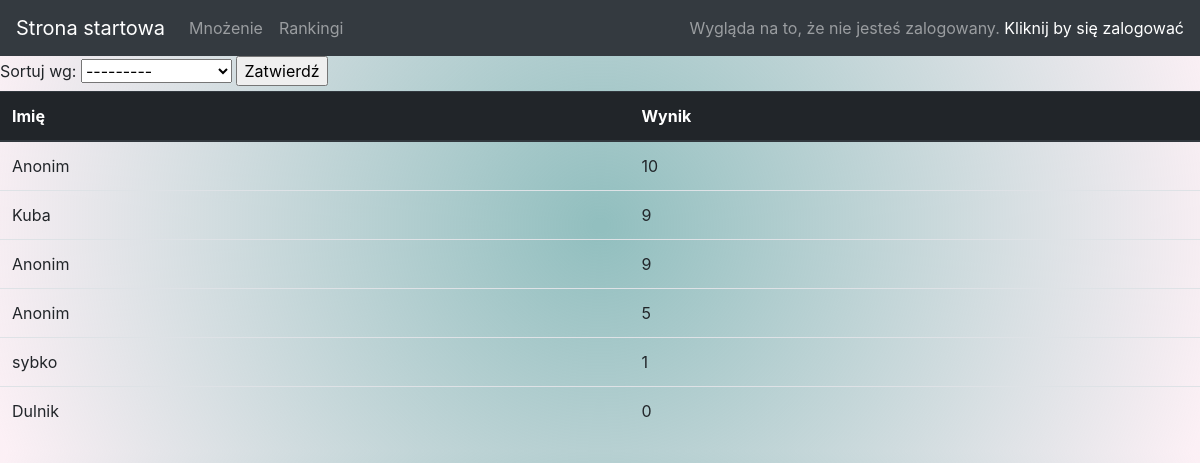
The page /ranking10/ on the database as committed earlier.
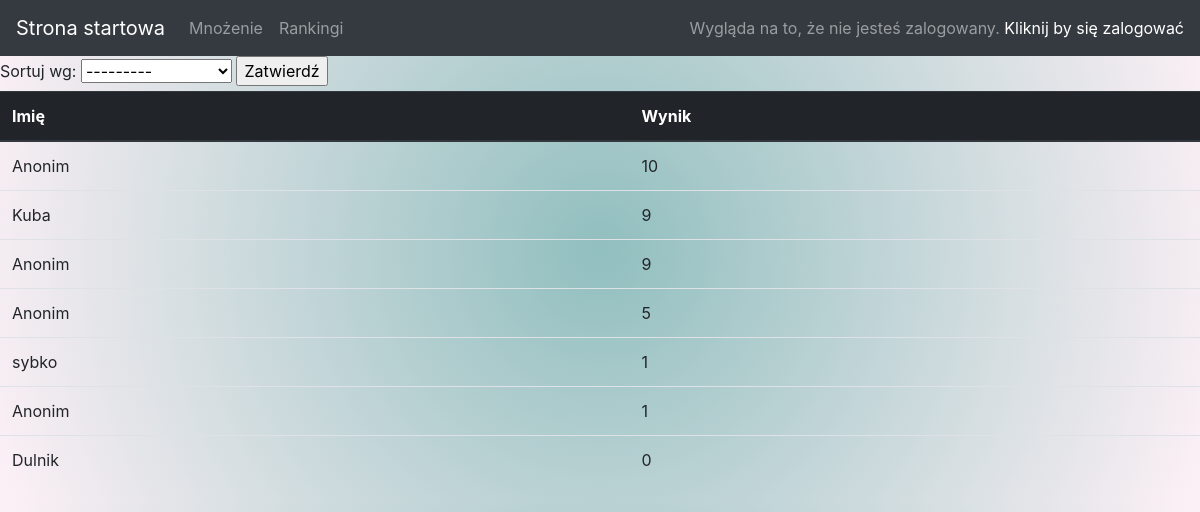
The same page on the database as committed later.
### main/models.py (models this page shows, shortened)
class RankingTo10(models.Model):
    PlayerName = models.CharField(max_length=24)
    Score = models.IntegerField()

### main/views.py (the view)
# urls.py: path("ranking10/", views.ranking10, name="ranking10"),
def ranking10(request):
    sort_by = request.POST.get("sort_by", "-Score")
    rk = RankingTo10.objects.all().order_by(sort_by)
    filter_by = request.POST.get('filter_by', '')
    if filter_by:
        rk = RankingTo10.objects.filter(PlayerName=request.user.username).order_by(sort_by)
    else:
        rk = RankingTo10.objects.all().order_by(sort_by)
    return render(request, "main/ranking.html", {"rk":rk})

### main/templates/main/ranking.html (shortened to what this page needs)
{% extends 'main/base.html' %}
{% block content %}
<div>
    <form method="post">
        <label for="sort_by">Sortuj wg:</label>
        <select id="sort_by" name="sort_by"> {% comment %} onchange="this.form.submit()" {% endcomment %}
            <option value="-Score">---------</option>
        </select>
        <input type="submit" value="Zatwierdź">
    </form>
</div>
{% if rk %}
    <table class="table">
        <thead class="thead-dark">
            <tr>
                <th scope="col">Imię</th>
                <th scope="col">Wynik</th>
            </tr>
        </thead>
        <tbody>
            {% for object in rk %}
                <tr>
                    <td>{{ object.PlayerName }}</td>
                    <td>{{ object.Score }}</td>
                </tr>
            {% endfor %}
        </tbody>
    </table>
{% else %}
    <p>Brak danych w bazie.</p>
{% endif %}
{% endblock content %}

Rows that differ between the two databases and show on the page:
added RankingTo10: PlayerName "Anonim", Score "1"
